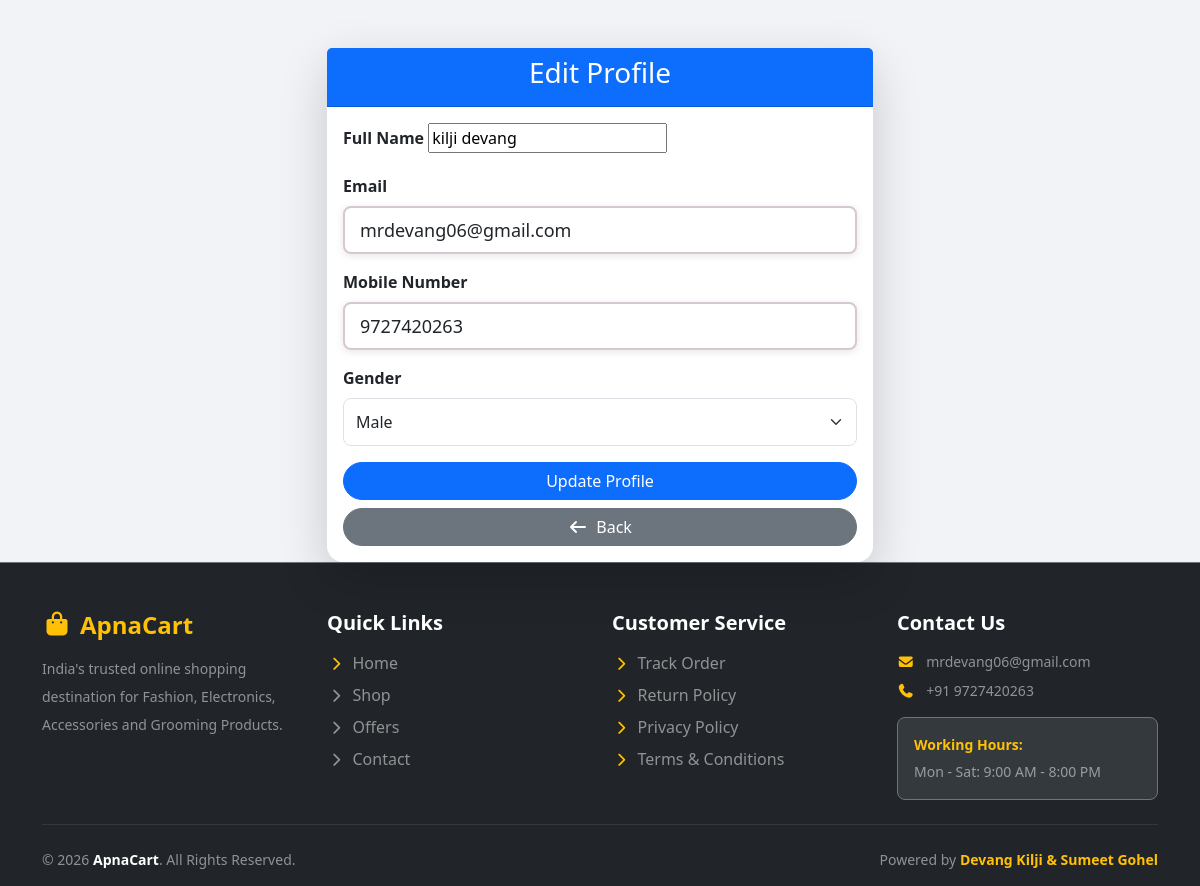
The page /edit-profile.php (signed in) on the database its author committed.
### tables this page shows
CREATE TABLE `users` (
  `userID` int(11) NOT NULL,
  `fullName` varchar(100) NOT NULL,
  `email` varchar(30) NOT NULL,
  `mobile` varchar(10) NOT NULL,
  `password` varchar(255) NOT NULL,
  `gender` enum('Male','Female','Other') NOT NULL DEFAULT 'Male',
  `profileImage` varchar(255) NOT NULL DEFAULT '''default.png',
  `status` enum('Active','Blocked') NOT NULL DEFAULT 'Active',
  `emailVerified` tinyint(1) NOT NULL DEFAULT 0,
  `CreatedAt` timestamp NOT NULL DEFAULT current_timestamp(),
  `updatedAt` timestamp NOT NULL DEFAULT current_timestamp(),
  `Ppic` varchar(255) NOT NULL
);

### edit-profile.php (the view, shortened to what this page needs)
<?php
include("config/db.php");
include("include/header.php");
$userID = $_SESSION['userID'];
$query = mysqli_query($conn, "SELECT * FROM users WHERE userID='$userID'");
$user = mysqli_fetch_assoc($query);
?>
<div class="container mt-5">
    <div class="row justify-content-center">
        <div class="col-lg-6">
            <div class="card shadow-lg border-0 rounded-4">
                <div class="card-header bg-primary text-white text-center">
                    <h3>Edit Profile</h3>
                </div>
                <div class="card-body">
                    <form method="POST">
                        <div class="mb-3">
                            <label class="form-label">Full Name</label>
                            <input
                                type="text"
                                class="form-controls"
                                name="fullName"
                                class="form-control"
                                value="<?php echo htmlspecialchars($user['fullName']); ?>"
                                required>
                        </div>
                        <div class="mb-3">
                            <label class="form-label">Email</label>
                            <input
                                type="email"
                                class="form-control"
                                name="email"
                                value="<?php echo htmlspecialchars($user['email']); ?>"
                                required>
                        </div>
                        <div class="mb-3">
                            <label class="form-label">Mobile Number</label>
                            <input
                                type="text"
                                class="form-control"
                                name="mobile"
                                maxlength="10"
                                value="<?php echo htmlspecialchars($user['mobile']); ?>"
                                required>
                        </div>
                        <div class="mb-3">
                            <label class="form-label">Gender</label>
                            <select class="form-select" name="gender">
                                <option value="Male" <?php if($user['gender']=="Male") echo "selected"; ?>>Male</option>
                            </select>
                        </div>
                        <button type="submit" name="update" class="btn btn-primary w-100 mb-2">
                            Update Profile
                        </button>
                        <a href="index.php" class="btn btn-secondary w-100">
                            <i class="fa-solid fa-arrow-left me-1"></i> Back
                        </a>
                    </form>
                </div>
            </div>
        </div>
    </div>
</div>
<?php include('include/footer.php'); ?>

### style.css (style rules this page uses)
.form-control { border: 2px solid #d8c7d3; border-radius: 12px; padding: 12px 15px; font-size: 18px; box-shadow: 0 2px 8px rgb(0,0,0,0.1); }
body { display: flex; flex-direction: column; margin-bottom: 250; }
.form-control { border-radius:30px; }
.btn { border-radius:30px; }
body { background:#f1f3f6; font-family:'Segoe UI',sans-serif; }
.form-label { font-weight:600; }
.form-control { height:48px; border-radius:8px; }
.form-select { height:48px; border-radius:8px; }
body { background:#f1f3f6; font-family:'Segoe UI',Tahoma,Geneva,Verdana,sans-serif; }
a { text-decoration:none; }

### rows shown on the page
users: fullName "kilji devang", email "mrdevang06@gmail.com", mobile "9727420263", gender "Male"
